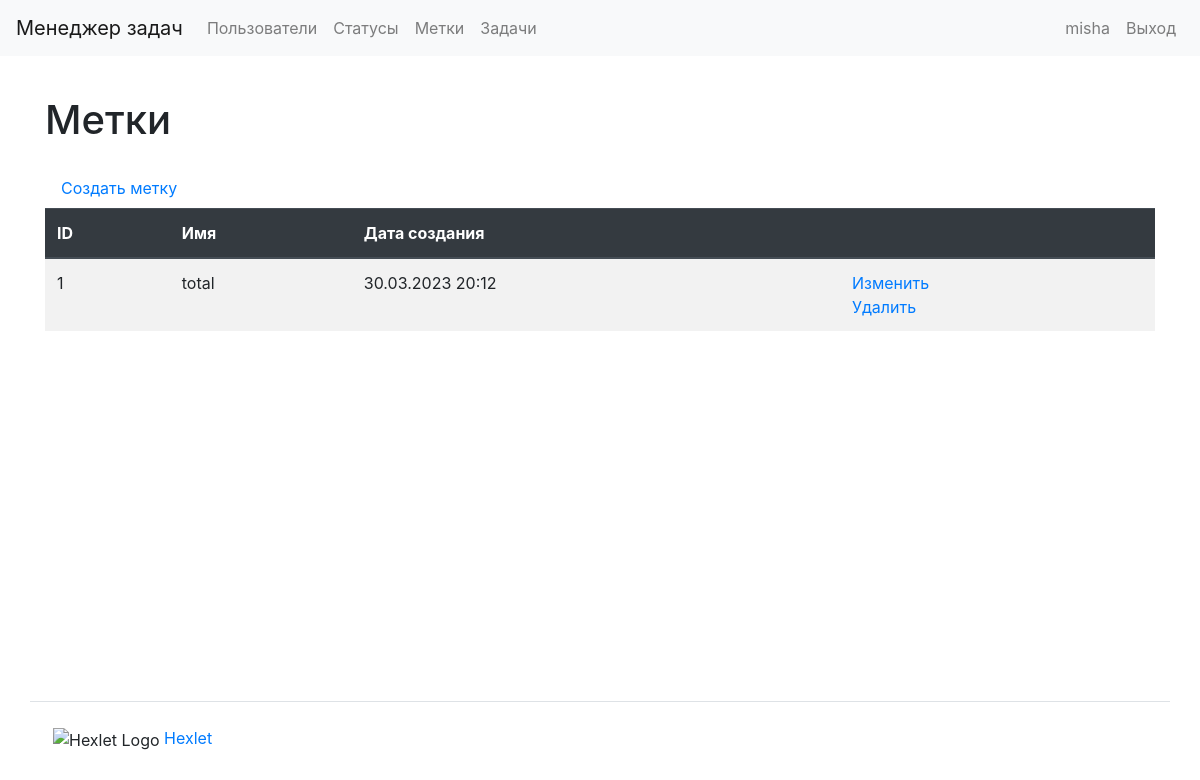
Screenshot of /labels/ (signed in) with the database file from the repository.
### task_manager/users/models.py (models this page shows, shortened)
class User(AbstractUser):
    first_name = models.CharField(max_length=150)
    last_name = models.CharField(max_length=150)

### task_manager/labels/models.py (models this page shows, shortened)
class Label(models.Model):
    name = models.CharField(max_length=150, unique=True,
                            verbose_name=_('Name'))
    date_created = models.DateTimeField(auto_now_add=True,
                                        verbose_name=_('Creation date'))
    class Meta:
        verbose_name = _('Label')
        verbose_name_plural = _('Labels')

### task_manager/labels/views.py (the view)
# urls.py: path('', Labels.as_view(), name='labels'),
class Labels(AuthCheckMixin, ListView):
    template_name = 'labels/index.html'
    model = Label
    context_object_name = 'labels'
    extra_context = {'title': _('Labels')}

### task_manager/mixins.py (called while the page is built)
    def dispatch(self, request, *args, **kwargs):
        if not request.user.is_authenticated:
            messages.error(request, self.auth_message)
            return redirect(reverse_lazy('login'))
        return super().dispatch(request, *args, **kwargs)

### task_manager/templates/labels/index.html (shortened to what this page needs)
{% extends "base.html" %}
{% load bootstrap4 %}
{% load i18n %}
{% block content %}
    <h1 class="my-4">{{ title }}</h1>
    <a class="nav-link" href="{% url 'label_create' %}">{% trans 'Create label' %}</a>
    <table class="table table-striped">
        <thead class="thead-dark">
            <tr>
                <th>ID</th>
                <th>{% trans 'Name' %}</th>
                <th>{% trans 'Creation date' %}</th>
                <th></th>
            </tr>
        </thead>
        <tbody>
            {% if labels %}
                {% for label in labels %}
                    <tr>
                        <td>{{ label.id }}</td>
                        <td>{{ label.name }}</td>
                        <td>{{ label.date_created|date:"d.m.Y H:i" }}</td>
                        <td>
                          <a href="{% url 'label_update' label.id %}">{% trans 'Update' %}</a>
                          <br>
                          <a href="{% url 'label_delete' label.id %}">{% trans 'Delete' %}</a>
                        </td>
                    </tr>
                {% endfor %}
            {% endif %}
        </tbody>
    </table>
{% endblock content %}

### task_manager/templates/base.html (shortened to what this page needs)
{% load i18n %}
{% get_current_language as LANGUAGE_CODE %}
{% load bootstrap4 %}
<!DOCTYPE html>
<html lang="{{ LANGUAGE_CODE }}">
<head>
</head>
<body class="d-flex flex-column min-vh-100">
<header>
    <nav class="navbar navbar-expand-md navbar-light bg-light mb-3">
    <a class="navbar-brand" href="{% url 'home' %}">{% trans "Task manager" %}</a>
    <div class="collapse navbar-collapse" id="navbarToggleExternalContent">
        <ul class="navbar-nav mr-auto">
            <li class="nav-item">
                <a class="nav-link" href="{% url 'users' %}">{% trans "Users" %}</a>
            </li>
            {% if user.is_authenticated %}
                <li class="nav-item">
                    <a class="nav-link" href="{% url 'statuses' %}">{% trans "Statuses" %}</a>
                </li>
                <li class="nav-item">
                    <a class="nav-link" href="{% url 'labels' %}">{% trans "Labels" %}</a>
                </li>
                <li class="nav-item">
                    <a class="nav-link" href="{% url 'tasks' %}">{% trans "Tasks" %}</a>
                </li>
            {% endif %}
        </ul>
        <ul class="navbar-nav">
            {% if user.is_authenticated %}
                <li class="nav-item">
                    <a class="nav-link" href="{% url 'user_update' user.id %}">{{ user.username }}</a>
                </li>
                <li class="nav-item">
                    <a class="nav-link" href="{% url 'logout' %}">{% translate "Logout" %}</a>
                </li>
            {% endif %}
        </ul>
    </div>
    </nav>
</header>
<main class="container wrapper flex-grow-1">
    {% block content %}{% endblock %}
</main>
<footer>
    <div class="container flex-column my-5 pt-4 border-top">
        <img class='ml-2'
             src="https://cdn2.hexlet.io/assets/favicon-9213ff1fc34b4e2da96c3b3eb582b3d10180b250e993141d7928d6aa1f5647c1.ico"
             alt="Hexlet Logo" height="16px">
        <a target="_blank" href="https://ru.hexlet.io">Hexlet</a>
    </div>
</footer>
{% bootstrap_css %}
</body>
</html>

### rows the page displays
User: username "misha"
Label: id "1", name "total", date_created "30.03.2023 20:12"

### other values shown
{{ title }} "Метки"
